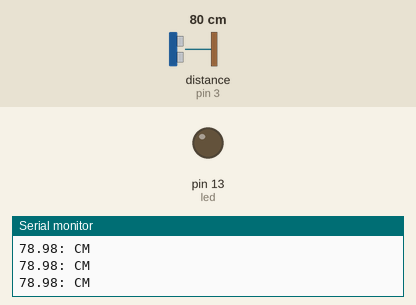
Simulated run of this sketch. Board: Arduino Uno, built with avr-gcc and run on an emulated ATmega328P. On the bench: output pins drawn as LEDs (lit = HIGH), the last lines printed to the serial monitor. Wiring (inferred from the names in the program): ultrasonic range finder: trigger pin 2; echo pin 3. The test bench sets the inputs (shaded band); at power-on: distance to the obstacle (sensor on pin 3) 80 cm. The echo pulse lasts 58.3 µs per cm; pins used as bus, display or sensor lines are not drawn.

Above: at 1.3 s.
1.4 s: distance to the obstacle (sensor on pin 3) set to 10 cm
3.2 s: distance to the obstacle (sensor on pin 3) set to 7 cm
At 5.0 s:
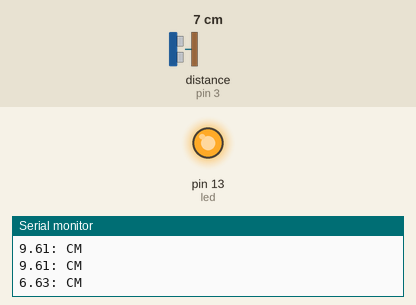
5.5 s: distance to the obstacle (sensor on pin 3) set to 9 cm
At 6.9 s:
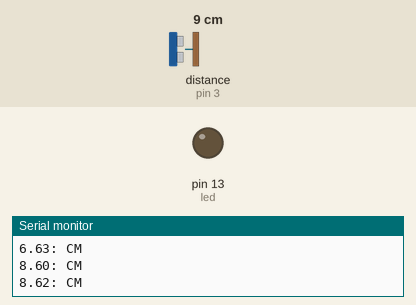
8.0 s: distance to the obstacle (sensor on pin 3) set to 2 cm
At 9.8 s:
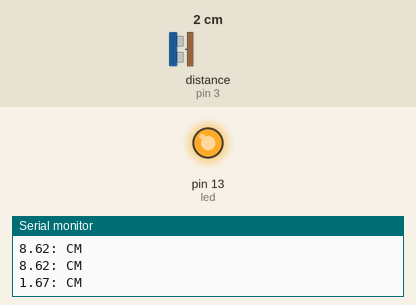
Timing chart, 0 to 11.0 s (numbered marks = the images above; inputs shaded):
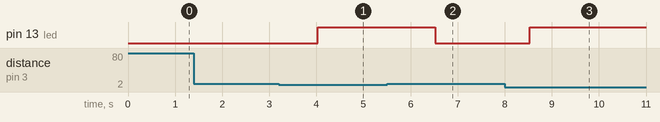

Measured:
- the behaviour switches between 9 and 8 cm on distance to the obstacle (sensor on pin 3) (found by bisection; images 0 and 1)
- after the input at 3.2 s, pin 13 (led): LOW → HIGH after 0.82 s
- after the input at 5.5 s, pin 13 (led): HIGH → LOW after 1.0 s
- after the input at 8.0 s, pin 13 (led): LOW → HIGH after 0.53 s

The sketch:

main.ino
```cpp
// C++ Code

#define trig 2
#define echo 3
#define led 13
double distancia = 0;

void setup() {
  pinMode(trig,OUTPUT);
  pinMode(echo,INPUT);
  pinMode(led,OUTPUT);
  Serial.begin(9600);

}

void loop() {
  digitalWrite(trig, HIGH);
  delayMicroseconds(10);
  digitalWrite(trig,LOW);
  distancia = pulseIn (echo, HIGH);


  distancia *= 0.017;

  Serial.print(distancia);
  Serial.println(": CM");

  delay(500);


  if(distancia < 8 && distancia > 0)
  {
  	digitalWrite(led,HIGH);
    delay(2000);
  }
  else
  {
  	digitalWrite(led,LOW);
  }
}
```
